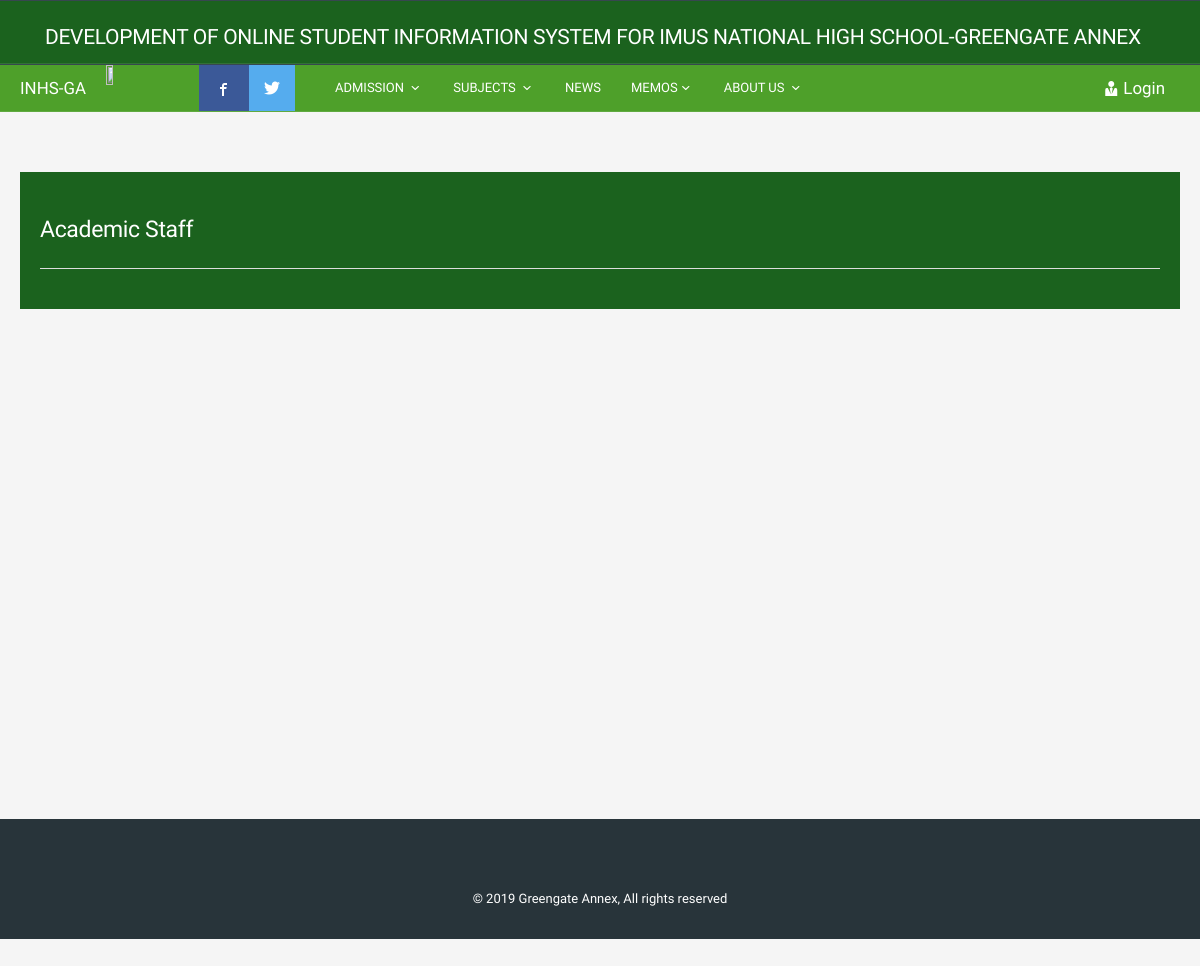
The app's page /index?page=list_of_subject_by_faculty, older data.
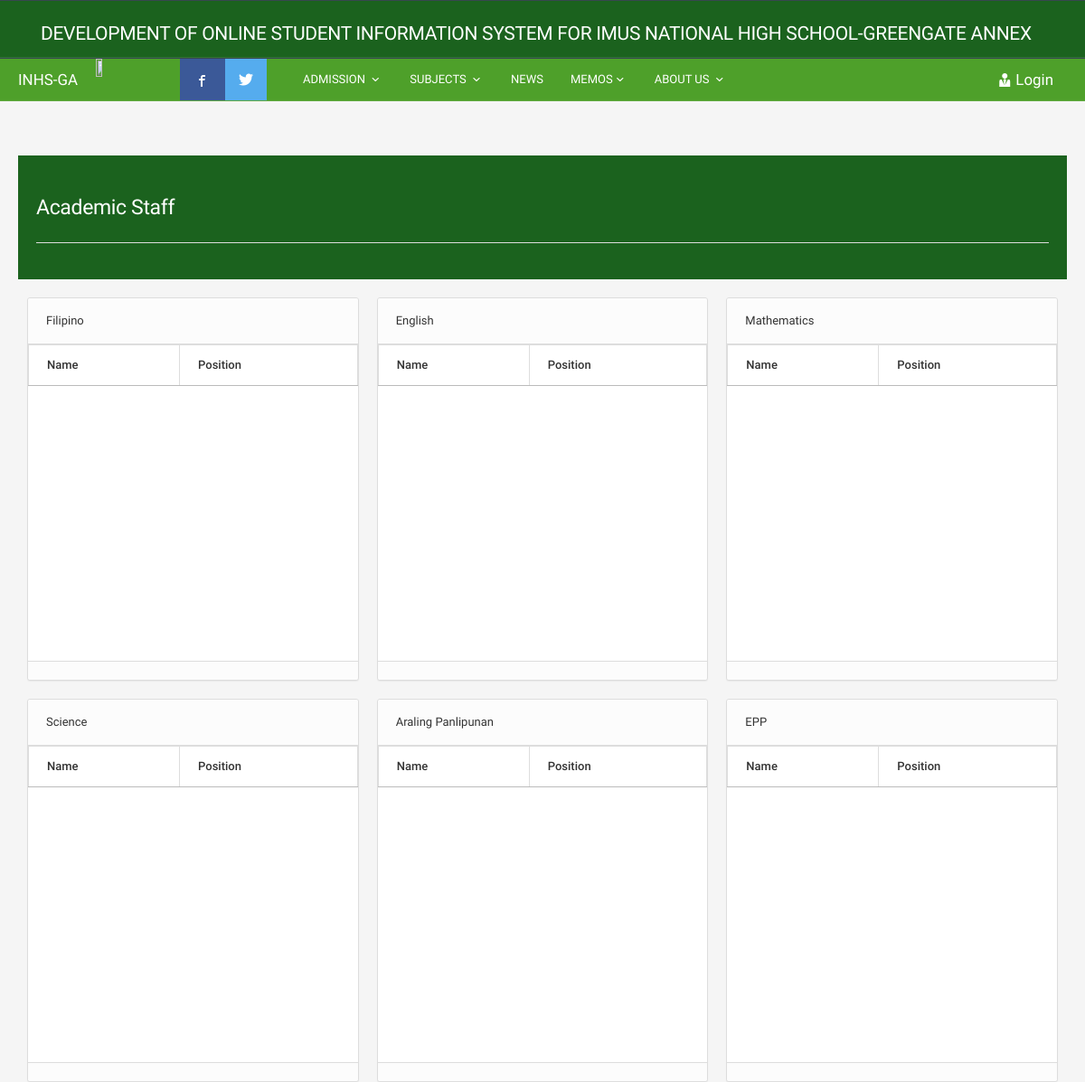
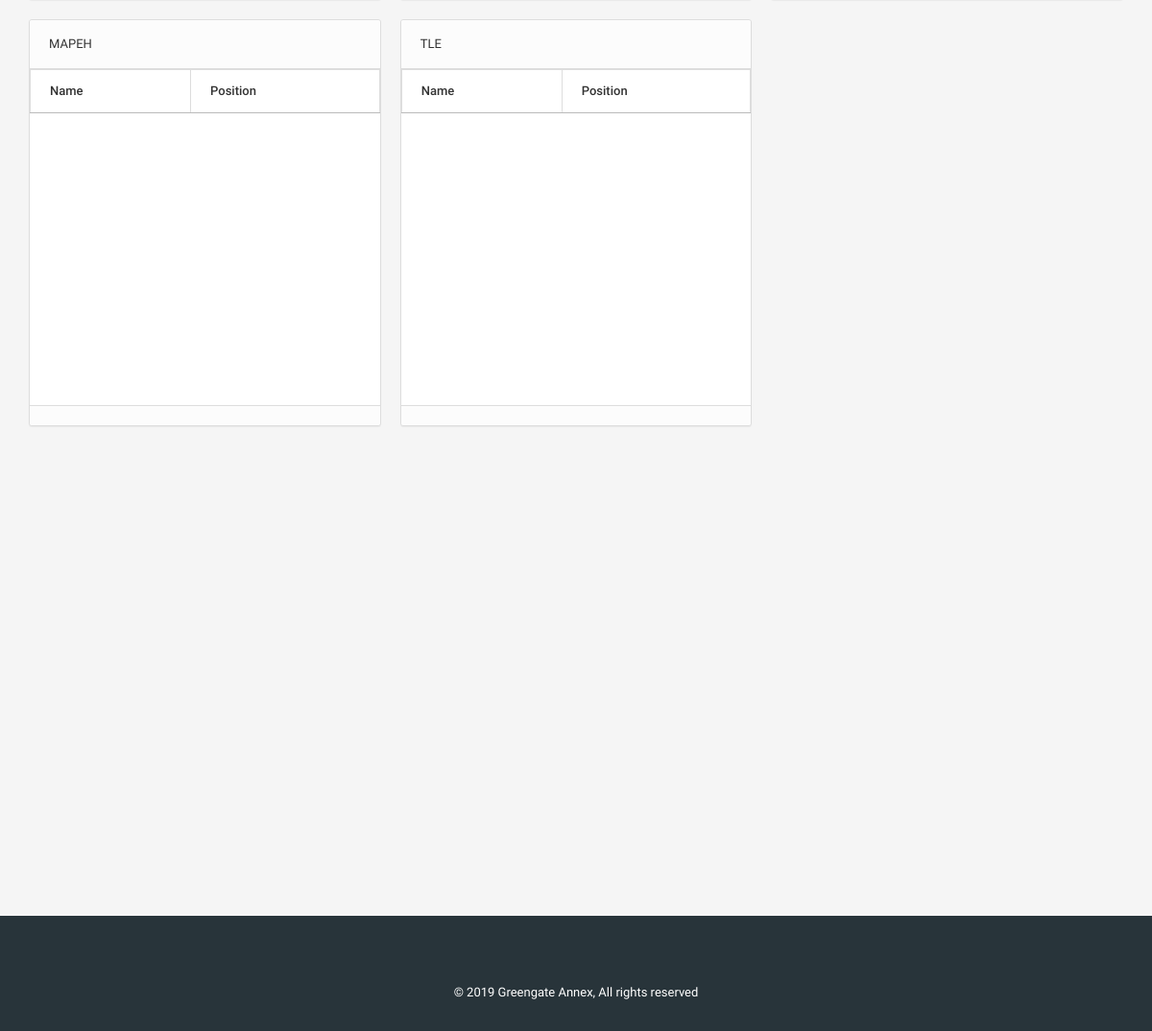
The same page, newer data (2 pictures, top to bottom).
### tables this page shows
CREATE TABLE `subject` (
  `subject_ID` int(11) UNSIGNED NOT NULL,
  `subject_code` varchar(85) DEFAULT NULL,
  `subject_TItle` varchar(85) DEFAULT NULL,
  `Abbreviation` varchar(85) DEFAULT NULL
);

### index-content-list_of_subject_by_faculty.php (the view, shortened to what this page needs)
<?php
	include('dbconfig.php');
?>
<div  style="width: auto; padding: 20px;background-color: #1b621e;  color: white;">
<h2>Academic Staff</h2>
<hr>
</div>
<br>
<?php
			$query = mysqli_query($con,"SELECT * FROM `subject`");
			if (mysqli_num_rows($query) > 0)
			{
			   while ($rows = mysqli_fetch_assoc($query)) {
			   	 $subject_TItle = $rows['subject_TItle'];
			   	?>
					<div class="col-sm-4">
						<div class="panel panel-default">
						  <div class="panel-heading"><?php echo $subject_TItle?> </div>
						  <div class="panel-body" style="padding: 0px; min-height: 350px;">
						  	<table class="table table-bordered">
						  		<thead>
						  		<th>Name</th>
						  		<th>Position</th>
						  		</thead>
						  	</table>
						</div>
						<div class="panel-footer" style="padding: 10px;">
						</div>
						</div>
					</div>
					<?php
			   }
			}
?>

### index.php (shortened to what this page needs)
<?php
if (empty($_REQUEST['page'])) {
	$page = "";
}
else{
	$page = $_REQUEST['page'];
}
?>
<!DOCTYPE html>
<html lang="en">
<?php
include ("inc/main-head.php");
?>
<body class="login-container">
	<?php
	include ("inc/main-nav.php");
	?>
	<div class="page-container">
		<div class="page-content">
			<div class="content-wrapper">
				<?php if (!empty($page)): ?>
				<div class="content" style="margin-bottom: 550px;">
				<?php endif ?>
				 	<?php
						if (file_exists("index-content-".$page.".php")) {
							include ("index-content-".$page.".php");
						}
						?>
				<?php
				include("inc/main-footer.php");
				?>
			</div>
		</div>
	</div>
</body>
</html>

### inc/main-head.php (shortened to what this page needs)
<head>
	<link href="assets/css/roboto.css" rel="stylesheet" type="text/css">
	<link href="assets/css/icons/icomoon/styles.css" rel="stylesheet" type="text/css">
	<link href="assets/css/bootstrap.css" rel="stylesheet" type="text/css">
	<link href="assets/css/core.css" rel="stylesheet" type="text/css">
	<link href="assets/css/components.css" rel="stylesheet" type="text/css">
	<link href="assets/css/colors.css" rel="stylesheet" type="text/css">
</head>

### inc/main-nav.php (shortened to what this page needs)
<div class="navbar navbar-inverse " style="background-color: #1b621e; ">
	<div class="center" style="margin-left: 25px;">
			<h3>DEVELOPMENT OF ONLINE STUDENT INFORMATION SYSTEM FOR IMUS NATIONAL HIGH SCHOOL-GREENGATE ANNEX</h3>
		</div>
</div>
<div class="navbar navbar-inverse  "  style="background-color: #37940ee0">
		<div class="navbar-header" style="width: 300px;">
		<img src="assets/images/logo.png" class="" width="15%" height="15%">
			<a class="navbar-brand" href="index.php" style="font-size: 1.3em;">INHS-GA</a>
		<ul class="nav navbar-nav">
			<li>
				<a href="https://facebook.com" target="_BLANK" class="nh nh-facebook">
					<i class="icon-facebook " ></i>
				</a>
			</li>
			<li>
				<a href="https://twitter.com" target="_BLANK" class="nh-twitter">
					<i class=" icon-twitter"></i>
				</a>
			</li>
		</ul>
	</div>
	<div class="navbar-header">
		<ul class="nav navbar-nav navbar-center" id="navigation" >
			<li class="dropdown">
				<a href="#" class="dropdown-toggle legitRipple" data-toggle="dropdown" aria-expanded="false">ADMISSION <span class="caret"></span></a>
			</li>
			<li class="dropdown">
				<a href="#" class="dropdown-toggle legitRipple" data-toggle="dropdown" aria-expanded="false">SUBJECTS <span class="caret"></span></a>
			</li>				<li class="">
				<a href="index?page=news" class="dropdown-toggle legitRipple" >NEWS </a>
			</li>
			<li class="dropdown">
				<a href="#" class="dropdown-toggle legitRipple" data-toggle="dropdown" aria-expanded="false">MEMOS<span class="caret"></span></a>
			</li>
			<li class="dropdown">
				<a href="#" class="dropdown-toggle legitRipple" data-toggle="dropdown" aria-expanded="false">ABOUT US <span class="caret"></span></a>
			</li>
		</ul>
	</div>
		<?php if (isset($_SESSION['login_user'])): ?>
	<div class="navbar-collapse collapse" id="navbar-mobile">
		<ul class="nav navbar-nav navbar-right">
			<li class="dropdown dropdown-user">
				<a class="dropdown-toggle" data-toggle="dropdown">
					<img src="<?php echo $_SESSION['login_user'];?>" alt="">
					<span><?php echo $_SESSION['login_user'];?></span>
					<i class="caret"></i>
				</a>
				<ul class="dropdown-menu dropdown-menu-right">
					<li><a href="Dashboard"><i class="icon-book"></i>Dashboard</a></li>
					<li class="divider"></li>
					<li><a href="logout.php"><i class="icon-switch2"></i> Logout</a></li>
				</ul>
			</li>
		</ul>
	</div>
	<?php else: ?>
	<div class="navbar-collapse collapse" id="navbar-mobile" style="  font-size: 1.3em;">
		<ul class="nav navbar-nav navbar-right">
			<li class="dropdown dropdown-user">
				<li>
					<a class="dropdown-toggle" href="authentication.php" >
						<i class="icon-user-tie"></i> <span class="visible-xs-inline-block position-right"> </span>Login
					</a>
				</li>
			</li>
		</ul>
	</div>
	<?php endif ?>
</div>

### inc/main-footer.php (shortened to what this page needs)
<div class="footer text-muted text-center footer-bs" style="bottom: 0px; height: 100px;">
    <section style=" text-align:center; margin:10px auto;"><p>	&copy; <?php
						$fromYear = 2019;
						$thisYear = (int)date('Y');
						echo $fromYear . (($fromYear != $thisYear) ? '-' . $thisYear : '');?> Greengate Annex, All rights reserved</p></section>
					</div>

### inc/main-nav.php (style rules this page uses)
.navbar-nav.navbar-center { position: absolute; left: 25%; }
.nh { padding: 20px; font-size: 30px !important; width: 50px; text-align: center; text-decoration: none; }
.nh-facebook { background: #3B5998; color: white; }
.nh-twitter { background: #55ACEE; color: white; }

Row changes from the older to the newer data that the page shows:
added subject: subject_TItle "Filipino"
added subject: subject_TItle "English"
added subject: subject_TItle "Mathematics"
added subject: subject_TItle "Science"
added subject: subject_TItle "Araling Panlipunan"
added subject: subject_TItle "EPP"
added subject: subject_TItle "MAPEH"
added subject: subject_TItle "TLE"
